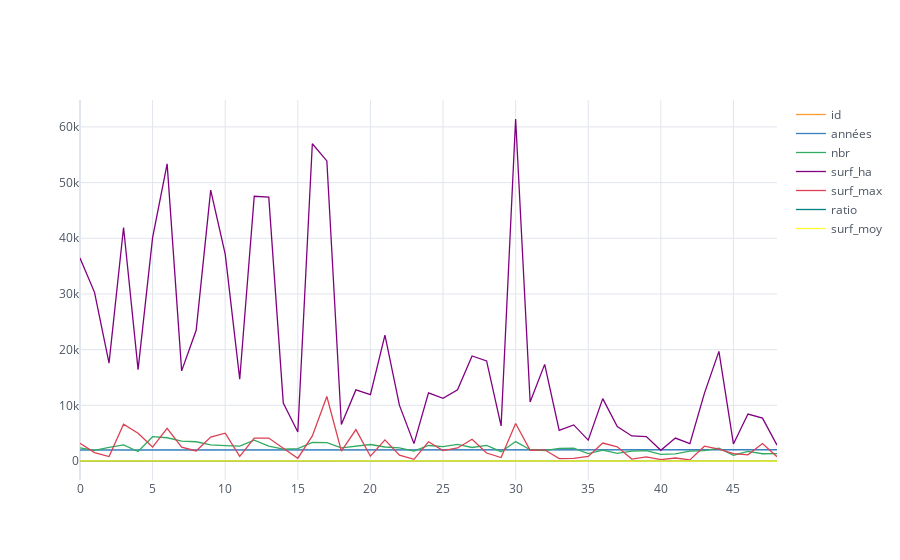

Write notebook code for a chart like this one.
### Code cell
fig1=df11.iplot(filename='Fig1', theme='white',)
